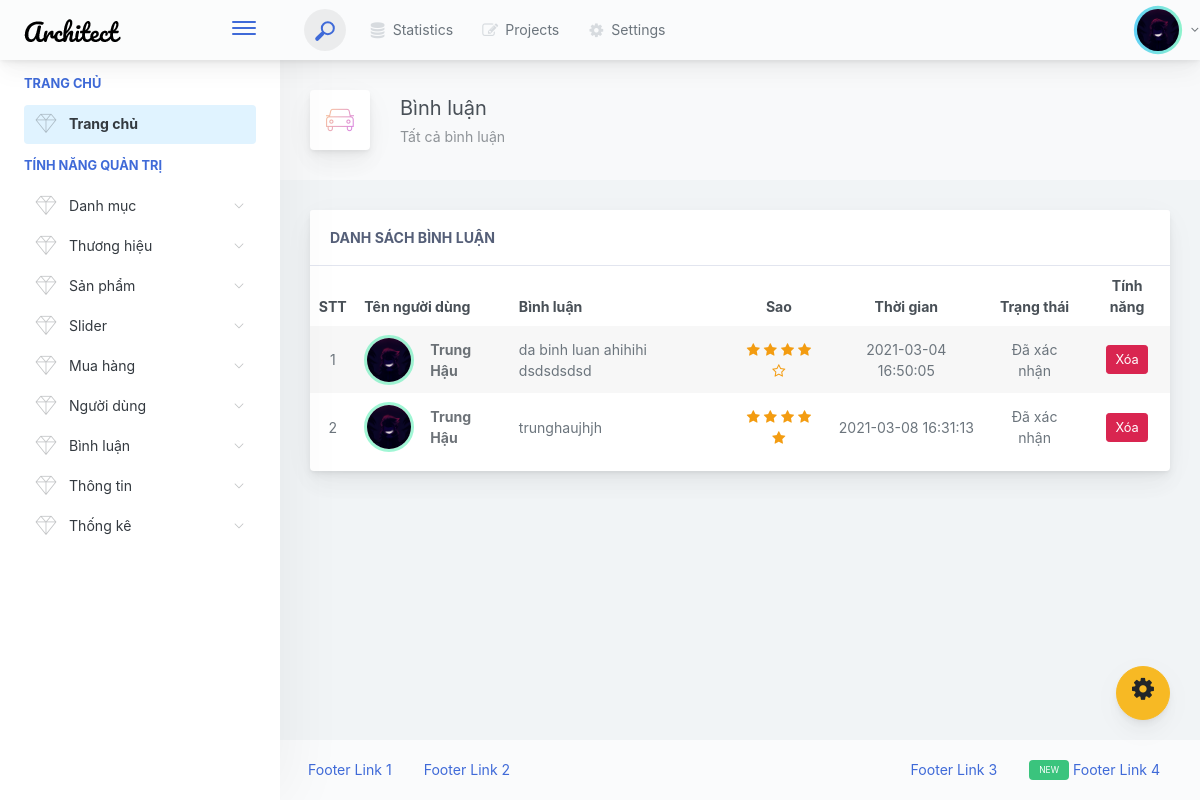
Page /admin/commentlist.php (signed in) on the committed database.
### tables this page shows
CREATE TABLE `tbl_review` (
  `reviewID` int(11) NOT NULL,
  `userID` int(11) NOT NULL,
  `productID` int(11) NOT NULL,
  `comment` varchar(255) NOT NULL,
  `star` int(11) NOT NULL,
  `timeReview` timestamp NOT NULL DEFAULT current_timestamp(),
  `status` int(11) NOT NULL DEFAULT 0
);

CREATE TABLE `tbl_user` (
  `userID` int(11) NOT NULL,
  `username` varchar(255) NOT NULL,
  `password` varchar(255) NOT NULL,
  `userFullName` varchar(255) NOT NULL,
  `userEmail` varchar(255) NOT NULL,
  `userPhone` varchar(255) NOT NULL,
  `userBirthDay` date NOT NULL,
  `userSex` int(11) NOT NULL,
  `userAddress` varchar(255) NOT NULL,
  `userImage` varchar(255) NOT NULL,
  `userStatus` varchar(255) NOT NULL,
  `userLastLogin` bigint(20) NOT NULL DEFAULT 0,
  `userBlock` int(11) NOT NULL DEFAULT 0,
  `userActive` text NOT NULL
);

### lib/database.php (called while the page is built, shortened)
<?php
class Database extends PDO
{
  public $host   = DB_HOST;
  public $user   = DB_USER;
  public $pass   = DB_PASS;
  public $dbname = DB_NAME;
  public $link;
  private function connectDB()
  {
    $this->link = new mysqli(
      $this->host,
      $this->user,
      $this->pass,
      $this->dbname
    );
  }
  public function select($query)
  {
    $result = $this->link->query($query) or
      die($this->link->error . __LINE__);
    if ($result->num_rows > 0) {
      return $result;
    } else {
      return false;
    }
  }
}

### classes/review.php (called while the page is built, shortened)
<?php
$filepath = realpath(dirname(__FILE__));
include_once($filepath . '/../lib/database.php');
?>
<?php
class review
{
	private $db;
	public function __construct()
	{
		$this->db = new Database();
	}
	public function getAllReview()
	{
		$query = "SELECT * FROM tbl_review , tbl_user WHERE tbl_review.userID = tbl_user.userID";
		$result = $this->db->select($query);
		return $result;
	}
}
?>

### admin/commentlist.php (the view, shortened to what this page needs)
<?php include_once "./inc/header.php" ?>
<?php include_once "./inc/setting.php" ?>
<div class="app-main">
	<?php include_once "./inc/slidebar.php" ?>
	<div class="app-main__outer">
		<div class="app-main__inner">
			<div class="app-page-title">
				<div class="page-title-wrapper">
					<div class="page-title-heading">
						<div class="page-title-icon">
							<i class="pe-7s-car icon-gradient bg-mean-fruit">
							</i>
						</div>
						<div>Bình luận
							<div class="page-title-subheading">
								Tất cả bình luận
							</div>
						</div>
					</div>
				</div>
			</div>
			<div class="row">
				<div class="col-md-12">
					<div class="main-card mb-3 card">
						<div class="card-header">Danh sách bình luận</div>
						<div class="table-responsive" style="padding-bottom: 10px;">
							<?php
							$getReview = $review->getAllReview();
							if ($getReview) {
								$i = 0;
							?>
								<table class="align-middle mb-0 table table-borderless table-striped table-hover">
									<thead>
										<tr>
											<th class="text-center">STT</th>
											<th>Tên người dùng</th>
											<th>Bình luận</th>
											<th class="text-center">Sao</th>
											<th class="text-center">Thời gian</th>
											<th class="text-center">Trạng thái</th>
											<th class="text-center">Tính năng</th>
										</tr>
									</thead>
									<tbody>
										<?php
										while ($result = $getReview->fetch_assoc()) {
											$i++;
										?>
											<tr>
												<td class="text-center text-muted"><?php echo $i; ?></td>
												<td>
													<div class="widget-content p-0">
														<div class="widget-content-wrapper">
															<div class="widget-content-left mr-3">
																<div class="widget-content-left">
																	<img class="rounded-circle border-circle" src="uploads/avatars/<?php echo $result["userImage"] ?>" alt="">
																</div>
															</div>
															<div class="widget-content-left flex2">
																<div class="widget-heading"><?php echo $result["userFullName"] ?></div>
															</div>
														</div>
													</div>
												</td>
												<td class=" text-muted">
													<?php echo $result["comment"] ?>
												</td>
												<td class="text-center text-muted">
													<div class="list-star">
														<?php
														$star = $result["star"];
														for ($j = 0; $j < $star; $j++) {
															echo ' <i class="fa fa-star" style="color: #f39c11;"></i>';
														}
														for ($star; $star < 5; $star++) {
															echo ' <i class="fa fa-star-o" style="color: #f39c11;"></i>';
														}
														?>
													</div>
												</td>
												<td class="text-center text-muted"><?php echo $result["timeReview"] ?></td>
												<td class="text-center text-muted">
													<?php
													if ($result["status"] == 1) {
														echo "Đã xác nhận";
													} else {
														echo "Chờ xác nhận";
													}
													?>
												</td>
												<td class="text-center">
													<a href="commentlist.php?deleteReviewID=<?php echo $result["reviewID"] ?>" class="btn btn-danger btn-sm">Xóa</a>
												</td>
											</tr>
										<?php } ?>
									</tbody>
								</table>
							<?php } else { ?>
								<div class="text-center text-noti">Không có bình luận nào để hiển thị</div>
							<?php } ?>
						</div>
					</div>
				</div>
			</div>
		</div>
		<?php include_once "./inc/footer.php" ?>

### admin/assets/style/admin-style.css (style rules this page uses)
.border-circle { width: 50px; height: 50px; border: 3px solid #5defb793; }

### rows in the picture
tbl_review: userID.userImage (picture), userID.userFullName "Trung Hậu", comment "da binh luan ahihihi dsdsdsdsd", star 4 (drawn), timeReview "2021-03-04 16:50:05", status "Đã xác nhận"
tbl_review: userID.userImage (picture), userID.userFullName "Trung Hậu", comment "trunghaujhjh", star 5 (drawn), timeReview "2021-03-08 16:31:13", status "Đã xác nhận"
